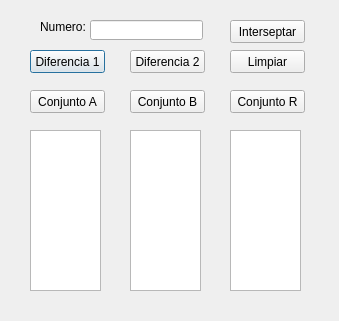
<?xml version="1.0" encoding="UTF-8"?>
<ui version="4.0">
 <class>Tareas7</class>
 <widget class="QDialog" name="Tareas7">
  <property name="geometry">
   <rect>
    <x>0</x>
    <y>0</y>
    <width>339</width>
    <height>321</height>
   </rect>
  </property>
  <property name="windowTitle">
   <string>Dialog</string>
  </property>
  <widget class="QPushButton" name="Diferencia1">
   <property name="geometry">
    <rect>
     <x>30</x>
     <y>50</y>
     <width>75</width>
     <height>23</height>
    </rect>
   </property>
   <property name="text">
    <string>Diferencia 1</string>
   </property>
  </widget>
  <widget class="QPushButton" name="Diferencia2">
   <property name="geometry">
    <rect>
     <x>130</x>
     <y>50</y>
     <width>75</width>
     <height>23</height>
    </rect>
   </property>
   <property name="text">
    <string>Diferencia 2</string>
   </property>
  </widget>
  <widget class="QPushButton" name="Intersepcion">
   <property name="geometry">
    <rect>
     <x>230</x>
     <y>20</y>
     <width>75</width>
     <height>23</height>
    </rect>
   </property>
   <property name="text">
    <string>Interseptar</string>
   </property>
  </widget>
  <widget class="QPushButton" name="Limpiar">
   <property name="geometry">
    <rect>
     <x>230</x>
     <y>50</y>
     <width>75</width>
     <height>23</height>
    </rect>
   </property>
   <property name="text">
    <string>Limpiar</string>
   </property>
  </widget>
  <widget class="QLineEdit" name="valore">
   <property name="geometry">
    <rect>
     <x>90</x>
     <y>20</y>
     <width>113</width>
     <height>20</height>
    </rect>
   </property>
  </widget>
  <widget class="QLabel" name="Numeros">
   <property name="geometry">
    <rect>
     <x>40</x>
     <y>20</y>
     <width>47</width>
     <height>13</height>
    </rect>
   </property>
   <property name="text">
    <string>Numero:</string>
   </property>
  </widget>
  <widget class="QPushButton" name="ConjuntoA">
   <property name="geometry">
    <rect>
     <x>30</x>
     <y>90</y>
     <width>75</width>
     <height>23</height>
    </rect>
   </property>
   <property name="text">
    <string>Conjunto A</string>
   </property>
  </widget>
  <widget class="QPushButton" name="ConjuntoB">
   <property name="geometry">
    <rect>
     <x>130</x>
     <y>90</y>
     <width>75</width>
     <height>23</height>
    </rect>
   </property>
   <property name="text">
    <string>Conjunto B</string>
   </property>
  </widget>
  <widget class="QPushButton" name="ConjuntoR">
   <property name="geometry">
    <rect>
     <x>230</x>
     <y>90</y>
     <width>75</width>
     <height>23</height>
    </rect>
   </property>
   <property name="text">
    <string>Conjunto R</string>
   </property>
  </widget>
  <widget class="QListWidget" name="ListaA">
   <property name="geometry">
    <rect>
     <x>30</x>
     <y>130</y>
     <width>71</width>
     <height>161</height>
    </rect>
   </property>
  </widget>
  <widget class="QListWidget" name="ListaB">
   <property name="geometry">
    <rect>
     <x>130</x>
     <y>130</y>
     <width>71</width>
     <height>161</height>
    </rect>
   </property>
  </widget>
  <widget class="QListWidget" name="ListaR">
   <property name="geometry">
    <rect>
     <x>230</x>
     <y>130</y>
     <width>71</width>
     <height>161</height>
    </rect>
   </property>
  </widget>
 </widget>
 <resources/>
 <connections/>
</ui>
